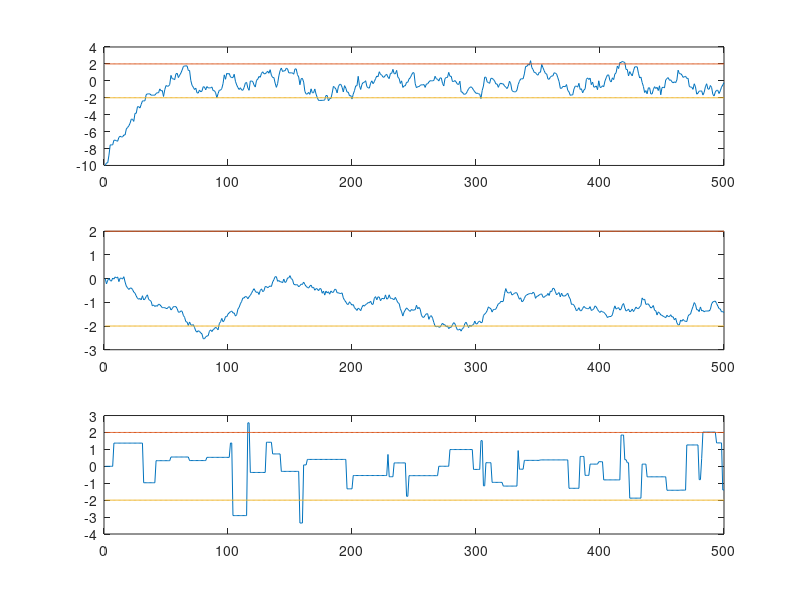

The MATLAB source for this figure:
% metropolis-hastings sampler with random walk
% By Sam Friedman
% ref: Martinez, "Computational Statistics Handbook with MATLAB"
% created: 9/29/2015
%
% Get the variances for the proposal distributions.
sig1 = 0.5;
sig2 = 0.1;
sig3 = 10;
% We will generate 500 iterations of the chain.
n = 500;
% Set up the vectors to store the samples.
X1 = zeros(1,n);
X2 = X1;
X3 = X1;
% Get the starting values for the chains.
X1(1) = -10;
X2(1) = 0;
X3(1) = 0;
% Run the first chain.
for i = 2:n
    % Generate variate from proposal distribution.
    y = randn(1)*sig1 + X1(i-1);
    % Generate variate from uniform.
    u = rand(1);
    % Calculate alpha.
    alpha = normpdf(y,0,1)/normpdf(X1(i-1),0,1);
    if u <= alpha
        % Then set the chain to the y.
        X1(i) = y;
    else
        X1(i) = X1(i-1);
    end
end
% Run second chain.
for i = 2:n
    % Generate variate from proposal distribution.
    y = randn(1)*sig2 + X2(i-1);
    % Generate variate from uniform.
    u = rand(1);
    % Calculate alpha.
    alpha = normpdf(y,0,1)/normpdf(X2(i-1),0,1);
    if u <= alpha
        % Then set the chain to the y.
        X2(i) = y;
    else
        X2(i) = X2(i-1);
    end
end
% Run the third chain.
for i = 2:n
    % Generate variate from proposal distribution.
    y = randn(1)*sig3 + X3(i-1);
    % Generate variate from uniform.
    u = rand(1);
    % Calculate alpha.
    alpha = normpdf(y,0,1)/normpdf(X3(i-1),0,1);
    if u <= alpha
        % Then set the chain to the y.
        X3(i) = y;
    else
        X3(i) = X3(i-1);
    end
end
% graph results
xx = 1:size(X1,2);
xx1 = [1:size(X1,2);X1];
xx2 = [1:size(X2,2);X2];
xx3 = [1:size(X3,2);X3];
pos_twos = zeros(size(xx));
neg_twos = zeros(size(xx));
pos_twos(:) = 2;
neg_twos(:) = -2;
subplot(3,1,1)
plot(xx,X1(1,:),xx,pos_twos,xx,neg_twos)
subplot(3,1,2)
plot(xx,X2(1,:),xx,pos_twos,xx,neg_twos)
subplot(3,1,3)
plot(xx,X3(1,:),xx,pos_twos,xx,neg_twos)
